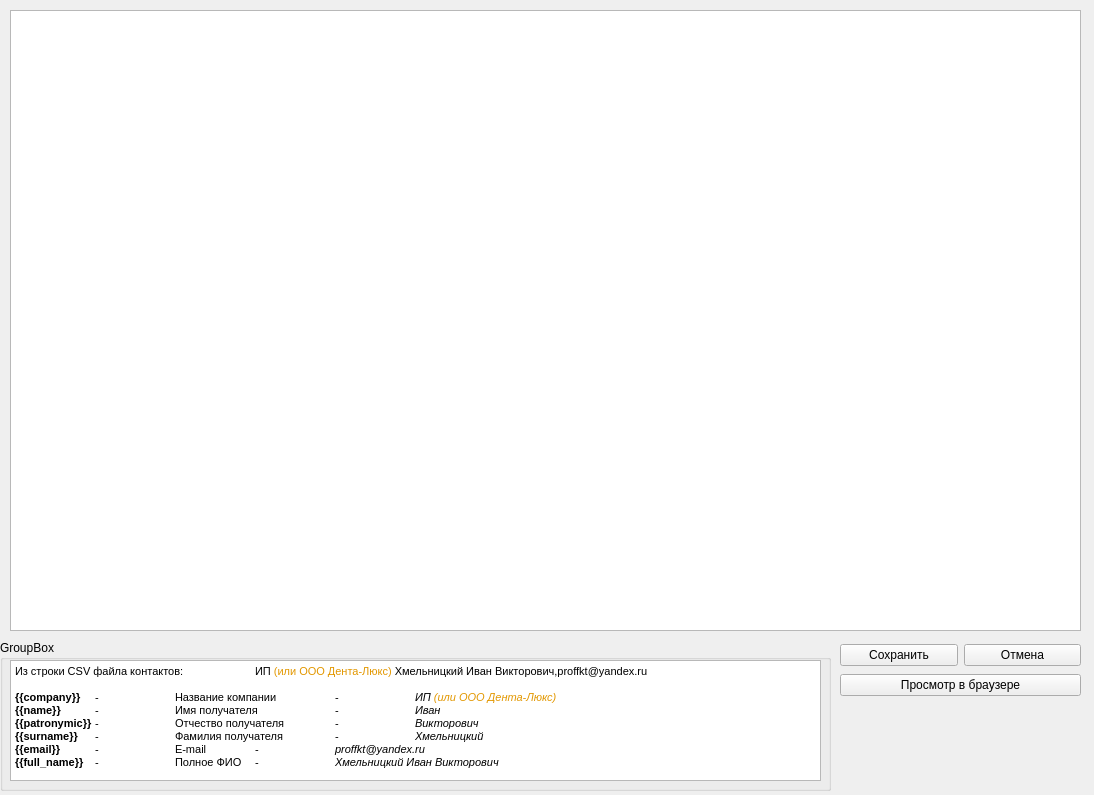
<?xml version="1.0" encoding="UTF-8"?>
<ui version="4.0">
 <class>MainWindow</class>
 <widget class="QMainWindow" name="MainWindow">
  <property name="windowModality">
   <enum>Qt::ApplicationModal</enum>
  </property>
  <property name="geometry">
   <rect>
    <x>0</x>
    <y>0</y>
    <width>1094</width>
    <height>795</height>
   </rect>
  </property>
  <property name="windowTitle">
   <string>Редактор шаблона</string>
  </property>
  <widget class="QWidget" name="centralwidget">
   <widget class="QWidget" name="verticalLayoutWidget">
    <property name="geometry">
     <rect>
      <x>0</x>
      <y>0</y>
      <width>1091</width>
      <height>641</height>
     </rect>
    </property>
    <layout class="QVBoxLayout" name="verticalLayout">
     <property name="leftMargin">
      <number>10</number>
     </property>
     <property name="topMargin">
      <number>10</number>
     </property>
     <property name="rightMargin">
      <number>10</number>
     </property>
     <property name="bottomMargin">
      <number>10</number>
     </property>
     <item>
      <widget class="QTextEdit" name="textEdit">
       <property name="focusPolicy">
        <enum>Qt::ClickFocus</enum>
       </property>
       <property name="lineWrapMode">
        <enum>QTextEdit::NoWrap</enum>
       </property>
      </widget>
     </item>
    </layout>
   </widget>
   <widget class="QWidget" name="horizontalLayoutWidget">
    <property name="geometry">
     <rect>
      <x>840</x>
      <y>640</y>
      <width>241</width>
      <height>31</height>
     </rect>
    </property>
    <layout class="QHBoxLayout" name="horizontalLayout">
     <item>
      <widget class="QPushButton" name="btn_save_template">
       <property name="focusPolicy">
        <enum>Qt::ClickFocus</enum>
       </property>
       <property name="text">
        <string>Сохранить</string>
       </property>
      </widget>
     </item>
     <item>
      <widget class="QPushButton" name="btn_cancel_template">
       <property name="focusPolicy">
        <enum>Qt::ClickFocus</enum>
       </property>
       <property name="text">
        <string>Отмена</string>
       </property>
      </widget>
     </item>
    </layout>
   </widget>
   <widget class="QGroupBox" name="groupBox">
    <property name="geometry">
     <rect>
      <x>0</x>
      <y>640</y>
      <width>831</width>
      <height>151</height>
     </rect>
    </property>
    <property name="title">
     <string>GroupBox</string>
    </property>
    <widget class="QTextEdit" name="textEdit_2">
     <property name="geometry">
      <rect>
       <x>10</x>
       <y>20</y>
       <width>811</width>
       <height>121</height>
      </rect>
     </property>
     <property name="focusPolicy">
      <enum>Qt::ClickFocus</enum>
     </property>
     <property name="html">
      <string>&lt;!DOCTYPE HTML PUBLIC &quot;-//W3C//DTD HTML 4.0//EN&quot; &quot;http://www.w3.org/TR/REC-html40/strict.dtd&quot;&gt;
&lt;html&gt;&lt;head&gt;&lt;meta name=&quot;qrichtext&quot; content=&quot;1&quot; /&gt;&lt;style type=&quot;text/css&quot;&gt;
p, li { white-space: pre-wrap; }
&lt;/style&gt;&lt;/head&gt;&lt;body style=&quot; font-family:'MS Shell Dlg 2'; font-size:8.25pt; font-weight:400; font-style:normal;&quot;&gt;
&lt;p style=&quot; margin-top:0px; margin-bottom:0px; margin-left:0px; margin-right:0px; -qt-block-indent:0; text-indent:0px;&quot;&gt;&lt;span style=&quot; font-size:8pt;&quot;&gt;Из строки CSV файла контактов:	ИП &lt;/span&gt;&lt;span style=&quot; font-size:8pt; color:#e29700;&quot;&gt;(или ООО Дента-Люкс)&lt;/span&gt;&lt;span style=&quot; font-size:8pt;&quot;&gt; Хмельницкий Иван Викторович,proffkt@yandex.ru&lt;/span&gt;&lt;/p&gt;
&lt;p style=&quot;-qt-paragraph-type:empty; margin-top:0px; margin-bottom:0px; margin-left:0px; margin-right:0px; -qt-block-indent:0; text-indent:0px; font-size:8pt;&quot;&gt;&lt;br /&gt;&lt;/p&gt;
&lt;p style=&quot; margin-top:0px; margin-bottom:0px; margin-left:0px; margin-right:0px; -qt-block-indent:0; text-indent:0px;&quot;&gt;&lt;span style=&quot; font-size:8pt; font-weight:600;&quot;&gt;{{company}}&lt;/span&gt;&lt;span style=&quot; font-size:8pt;&quot;&gt;	-	Название компании	-	&lt;/span&gt;&lt;span style=&quot; font-size:8pt; font-style:italic;&quot;&gt;ИП &lt;/span&gt;&lt;span style=&quot; font-size:8pt; font-style:italic; color:#e29700;&quot;&gt;(или ООО Дента-Люкс)&lt;/span&gt;&lt;/p&gt;
&lt;p style=&quot; margin-top:0px; margin-bottom:0px; margin-left:0px; margin-right:0px; -qt-block-indent:0; text-indent:0px;&quot;&gt;&lt;span style=&quot; font-size:8pt; font-weight:600;&quot;&gt;{{name}}&lt;/span&gt;&lt;span style=&quot; font-size:8pt;&quot;&gt;	-	Имя получателя	-	&lt;/span&gt;&lt;span style=&quot; font-size:8pt; font-style:italic;&quot;&gt;Иван&lt;/span&gt;&lt;/p&gt;
&lt;p style=&quot; margin-top:0px; margin-bottom:0px; margin-left:0px; margin-right:0px; -qt-block-indent:0; text-indent:0px;&quot;&gt;&lt;span style=&quot; font-size:8pt; font-weight:600;&quot;&gt;{{patronymic}}&lt;/span&gt;&lt;span style=&quot; font-size:8pt;&quot;&gt;	-	Отчество получателя	-	&lt;/span&gt;&lt;span style=&quot; font-size:8pt; font-style:italic;&quot;&gt;Викторович&lt;/span&gt;&lt;/p&gt;
&lt;p style=&quot; margin-top:0px; margin-bottom:0px; margin-left:0px; margin-right:0px; -qt-block-indent:0; text-indent:0px;&quot;&gt;&lt;span style=&quot; font-size:8pt; font-weight:600;&quot;&gt;{{surname}}&lt;/span&gt;&lt;span style=&quot; font-size:8pt;&quot;&gt;	-	Фамилия получателя	-	&lt;/span&gt;&lt;span style=&quot; font-size:8pt; font-style:italic;&quot;&gt;Хмельницкий&lt;/span&gt;&lt;/p&gt;
&lt;p style=&quot; margin-top:0px; margin-bottom:0px; margin-left:0px; margin-right:0px; -qt-block-indent:0; text-indent:0px;&quot;&gt;&lt;span style=&quot; font-size:8pt; font-weight:600;&quot;&gt;{{email}}&lt;/span&gt;&lt;span style=&quot; font-size:8pt;&quot;&gt;	-	E-mail	-	&lt;/span&gt;&lt;span style=&quot; font-size:8pt; font-style:italic;&quot;&gt;proffkt@yandex.ru&lt;/span&gt;&lt;/p&gt;
&lt;p style=&quot; margin-top:0px; margin-bottom:0px; margin-left:0px; margin-right:0px; -qt-block-indent:0; text-indent:0px;&quot;&gt;&lt;span style=&quot; font-size:8pt; font-weight:600;&quot;&gt;{{full_name}}&lt;/span&gt;&lt;span style=&quot; font-size:8pt;&quot;&gt;	-	Полное ФИО	-	&lt;/span&gt;&lt;span style=&quot; font-size:8pt; font-style:italic;&quot;&gt;Хмельницкий Иван Викторович&lt;/span&gt;&lt;/p&gt;&lt;/body&gt;&lt;/html&gt;</string>
     </property>
    </widget>
   </widget>
   <widget class="QWidget" name="horizontalLayoutWidget_2">
    <property name="geometry">
     <rect>
      <x>840</x>
      <y>670</y>
      <width>241</width>
      <height>31</height>
     </rect>
    </property>
    <layout class="QHBoxLayout" name="horizontalLayout_2">
     <item>
      <widget class="QPushButton" name="btn_view_browser">
       <property name="focusPolicy">
        <enum>Qt::ClickFocus</enum>
       </property>
       <property name="text">
        <string>Просмотр в браузере</string>
       </property>
      </widget>
     </item>
    </layout>
   </widget>
  </widget>
 </widget>
 <resources/>
 <connections/>
</ui>
